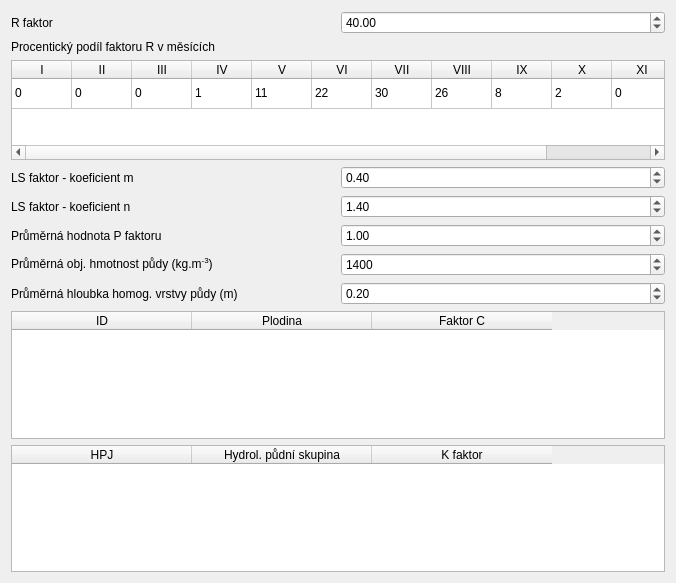
               <widget class="QWidget" name="page_12">
                <property name="geometry">
                 <rect>
                  <x>0</x>
                  <y>0</y>
                  <width>676</width>
                  <height>583</height>
                 </rect>
                </property>
                <attribute name="label">
                 <string>Erozní model</string>
                </attribute>
                <layout class="QGridLayout" name="gridLayout_45">
                 <item row="0" column="0">
                  <layout class="QGridLayout" name="gridLayout_34">
                   <item row="0" column="1">
                    <widget class="QgsDoubleSpinBox" name="sbox_r_factor">
                     <property name="maximum">
                      <double>200.000000000000000</double>
                     </property>
                     <property name="value">
                      <double>40.000000000000000</double>
                     </property>
                    </widget>
                   </item>
                   <item row="0" column="0">
                    <widget class="QLabel" name="label_30">
                     <property name="text">
                      <string>R faktor</string>
                     </property>
                    </widget>
                   </item>
                  </layout>
                 </item>
                 <item row="1" column="0">
                  <layout class="QGridLayout" name="gridLayout_35">
                   <item row="0" column="0">
                    <widget class="QLabel" name="label_31">
                     <property name="text">
                      <string>Procentický podíl faktoru R v měsících</string>
                     </property>
                    </widget>
                   </item>
                   <item row="1" column="0">
                    <widget class="QTableWidget" name="tw_r_factor_perc">
                     <property name="sizePolicy">
                      <sizepolicy hsizetype="Expanding" vsizetype="Minimum">
                       <horstretch>0</horstretch>
                       <verstretch>0</verstretch>
                      </sizepolicy>
                     </property>
                     <property name="minimumSize">
                      <size>
                       <width>0</width>
                       <height>100</height>
                      </size>
                     </property>
                     <property name="sizeAdjustPolicy">
                      <enum>QAbstractScrollArea::AdjustToContents</enum>
                     </property>
                     <property name="rowCount">
                      <number>1</number>
                     </property>
                     <property name="columnCount">
                      <number>12</number>
                     </property>
                     <attribute name="horizontalHeaderDefaultSectionSize">
                      <number>60</number>
                     </attribute>
                     <attribute name="verticalHeaderVisible">
                      <bool>false</bool>
                     </attribute>
                     <attribute name="verticalHeaderHighlightSections">
                      <bool>true</bool>
                     </attribute>
                     <row>
                      <property name="text">
                       <string>Nový řádek</string>
                      </property>
                     </row>
                     <column>
                      <property name="text">
                       <string>I</string>
                      </property>
                     </column>
                     <column>
                      <property name="text">
                       <string>II</string>
                      </property>
                     </column>
                     <column>
                      <property name="text">
                       <string>III</string>
                      </property>
                     </column>
                     <column>
                      <property name="text">
                       <string>IV</string>
                      </property>
                     </column>
                     <column>
                      <property name="text">
                       <string>V</string>
                      </property>
                     </column>
                     <column>
                      <property name="text">
                       <string>VI</string>
                      </property>
                     </column>
                     <column>
                      <property name="text">
                       <string>VII</string>
                      </property>
                     </column>
                     <column>
                      <property name="text">
                       <string>VIII</string>
                      </property>
                     </column>
                     <column>
                      <property name="text">
                       <string>IX</string>
                      </property>
                     </column>
                     <column>
                      <property name="text">
                       <string>X</string>
                      </property>
                     </column>
                     <column>
                      <property name="text">
                       <string>XI</string>
                      </property>
                     </column>
                     <column>
                      <property name="text">
                       <string>XII</string>
                      </property>
                     </column>
                     <item row="0" column="0">
                      <property name="text">
                       <string>0</string>
                      </property>
                     </item>
                     <item row="0" column="1">
                      <property name="text">
                       <string>0</string>
                      </property>
                     </item>
                     <item row="0" column="2">
                      <property name="text">
                       <string>0</string>
                      </property>
                     </item>
                     <item row="0" column="3">
                      <property name="text">
                       <string>1</string>
                      </property>
                     </item>
                     <item row="0" column="4">
                      <property name="text">
                       <string>11</string>
                      </property>
                     </item>
                     <item row="0" column="5">
                      <property name="text">
                       <string>22</string>
                      </property>
                     </item>
                     <item row="0" column="6">
                      <property name="text">
                       <string>30</string>
                      </property>
                     </item>
                     <item row="0" column="7">
                      <property name="text">
                       <string>26</string>
                      </property>
                     </item>
                     <item row="0" column="8">
                      <property name="text">
                       <string>8</string>
                      </property>
                     </item>
                     <item row="0" column="9">
                      <property name="text">
                       <string>2</string>
                      </property>
                     </item>
                     <item row="0" column="10">
                      <property name="text">
                       <string>0</string>
                      </property>
                     </item>
                     <item row="0" column="11">
                      <property name="text">
                       <string>0</string>
                      </property>
                     </item>
                    </widget>
                   </item>
                  </layout>
                 </item>
                 <item row="2" column="0">
                  <layout class="QGridLayout" name="gridLayout_44">
                   <item row="2" column="0">
                    <layout class="QGridLayout" name="gridLayout_39">
                     <item row="1" column="0">
                      <widget class="QLabel" name="label_36">
                       <property name="text">
                        <string>&lt;html&gt;&lt;head/&gt;&lt;body&gt;&lt;p&gt;Průměrná obj. hmotnost půdy (kg.m&lt;span style=&quot; vertical-align:super;&quot;&gt;-3&lt;/span&gt;)&lt;/p&gt;&lt;/body&gt;&lt;/html&gt;</string>
                       </property>
                      </widget>
                     </item>
                     <item row="0" column="1">
                      <widget class="QgsDoubleSpinBox" name="sbox_P_fact">
                       <property name="sizePolicy">
                        <sizepolicy hsizetype="Preferred" vsizetype="Fixed">
                         <horstretch>0</horstretch>
                         <verstretch>0</verstretch>
                        </sizepolicy>
                       </property>
                       <property name="value">
                        <double>1.000000000000000</double>
                       </property>
                      </widget>
                     </item>
                     <item row="1" column="1">
                      <widget class="QgsDoubleSpinBox" name="sbox_vol_soil">
                       <property name="sizePolicy">
                        <sizepolicy hsizetype="Preferred" vsizetype="Preferred">
                         <horstretch>0</horstretch>
                         <verstretch>0</verstretch>
                        </sizepolicy>
                       </property>
                       <property name="decimals">
                        <number>0</number>
                       </property>
                       <property name="maximum">
                        <double>4000.000000000000000</double>
                       </property>
                       <property name="value">
                        <double>1400.000000000000000</double>
                       </property>
                      </widget>
                     </item>
                     <item row="0" column="0">
                      <widget class="QLabel" name="label_35">
                       <property name="text">
                        <string>Průměrná hodnota P faktoru</string>
                       </property>
                      </widget>
                     </item>
                     <item row="2" column="0">
                      <widget class="QLabel" name="label_37">
                       <property name="text">
                        <string>Průměrná hloubka homog. vrstvy půdy (m)</string>
                       </property>
                      </widget>
                     </item>
                     <item row="2" column="1">
                      <widget class="QgsDoubleSpinBox" name="sbox_soil_depth">
                       <property name="sizePolicy">
                        <sizepolicy hsizetype="Preferred" vsizetype="Fixed">
                         <horstretch>0</horstretch>
                         <verstretch>0</verstretch>
                        </sizepolicy>
                       </property>
                       <property name="value">
                        <double>0.200000000000000</double>
                       </property>
                      </widget>
                     </item>
                    </layout>
                   </item>
                   <item row="0" column="0">
                    <layout class="QGridLayout" name="gridLayout_30">
                     <item row="0" column="0">
                      <widget class="QLabel" name="label_32">
                       <property name="text">
                        <string>LS faktor - koeficient m</string>
                       </property>
                      </widget>
                     </item>
                     <item row="0" column="1">
                      <widget class="QgsDoubleSpinBox" name="sbox_LS_m">
                       <property name="sizePolicy">
                        <sizepolicy hsizetype="Preferred" vsizetype="Fixed">
                         <horstretch>0</horstretch>
                         <verstretch>0</verstretch>
                        </sizepolicy>
                       </property>
                       <property name="value">
                        <double>0.400000000000000</double>
                       </property>
                      </widget>
                     </item>
                    </layout>
                   </item>
                   <item row="1" column="0">
                    <layout class="QGridLayout" name="gridLayout_36">
                     <item row="0" column="0">
                      <widget class="QLabel" name="label_33">
                       <property name="text">
                        <string>LS faktor - koeficient n</string>
                       </property>
                      </widget>
                     </item>
                     <item row="0" column="1">
                      <widget class="QgsDoubleSpinBox" name="sbox_LS_n">
                       <property name="sizePolicy">
                        <sizepolicy hsizetype="Preferred" vsizetype="Fixed">
                         <horstretch>0</horstretch>
                         <verstretch>0</verstretch>
                        </sizepolicy>
                       </property>
                       <property name="value">
                        <double>1.400000000000000</double>
                       </property>
                      </widget>
                     </item>
                    </layout>
                   </item>
                  </layout>
                 </item>
                 <item row="3" column="0">
                  <widget class="QTableWidget" name="tw_C_factor">
                   <property name="sizePolicy">
                    <sizepolicy hsizetype="Preferred" vsizetype="MinimumExpanding">
                     <horstretch>0</horstretch>
                     <verstretch>0</verstretch>
                    </sizepolicy>
                   </property>
                   <property name="minimumSize">
                    <size>
                     <width>0</width>
                     <height>120</height>
                    </size>
                   </property>
                   <property name="sizeAdjustPolicy">
                    <enum>QAbstractScrollArea::AdjustToContents</enum>
                   </property>
                   <property name="defaultDropAction">
                    <enum>Qt::IgnoreAction</enum>
                   </property>
                   <property name="alternatingRowColors">
                    <bool>true</bool>
                   </property>
                   <property name="rowCount">
                    <number>0</number>
                   </property>
                   <attribute name="horizontalHeaderDefaultSectionSize">
                    <number>180</number>
                   </attribute>
                   <attribute name="verticalHeaderVisible">
                    <bool>false</bool>
                   </attribute>
                   <column>
                    <property name="text">
                     <string>ID</string>
                    </property>
                   </column>
                   <column>
                    <property name="text">
                     <string>Plodina</string>
                    </property>
                   </column>
                   <column>
                    <property name="text">
                     <string>Faktor C</string>
                    </property>
                   </column>
                  </widget>
                 </item>
                 <item row="4" column="0">
                  <widget class="QTableWidget" name="tw_HPJ_params">
                   <property name="sizePolicy">
                    <sizepolicy hsizetype="Preferred" vsizetype="Expanding">
                     <horstretch>0</horstretch>
                     <verstretch>0</verstretch>
                    </sizepolicy>
                   </property>
                   <property name="minimumSize">
                    <size>
                     <width>0</width>
                     <height>120</height>
                    </size>
                   </property>
                   <property name="sizeAdjustPolicy">
                    <enum>QAbstractScrollArea::AdjustToContents</enum>
                   </property>
                   <property name="rowCount">
                    <number>0</number>
                   </property>
                   <attribute name="horizontalHeaderDefaultSectionSize">
                    <number>180</number>
                   </attribute>
                   <attribute name="verticalHeaderVisible">
                    <bool>false</bool>
                   </attribute>
                   <column>
                    <property name="text">
                     <string>HPJ</string>
                    </property>
                   </column>
                   <column>
                    <property name="text">
                     <string>Hydrol. půdní skupina</string>
                    </property>
                   </column>
                   <column>
                    <property name="text">
                     <string>K faktor</string>
                    </property>
                   </column>
                  </widget>
                 </item>
                </layout>
               </widget>
